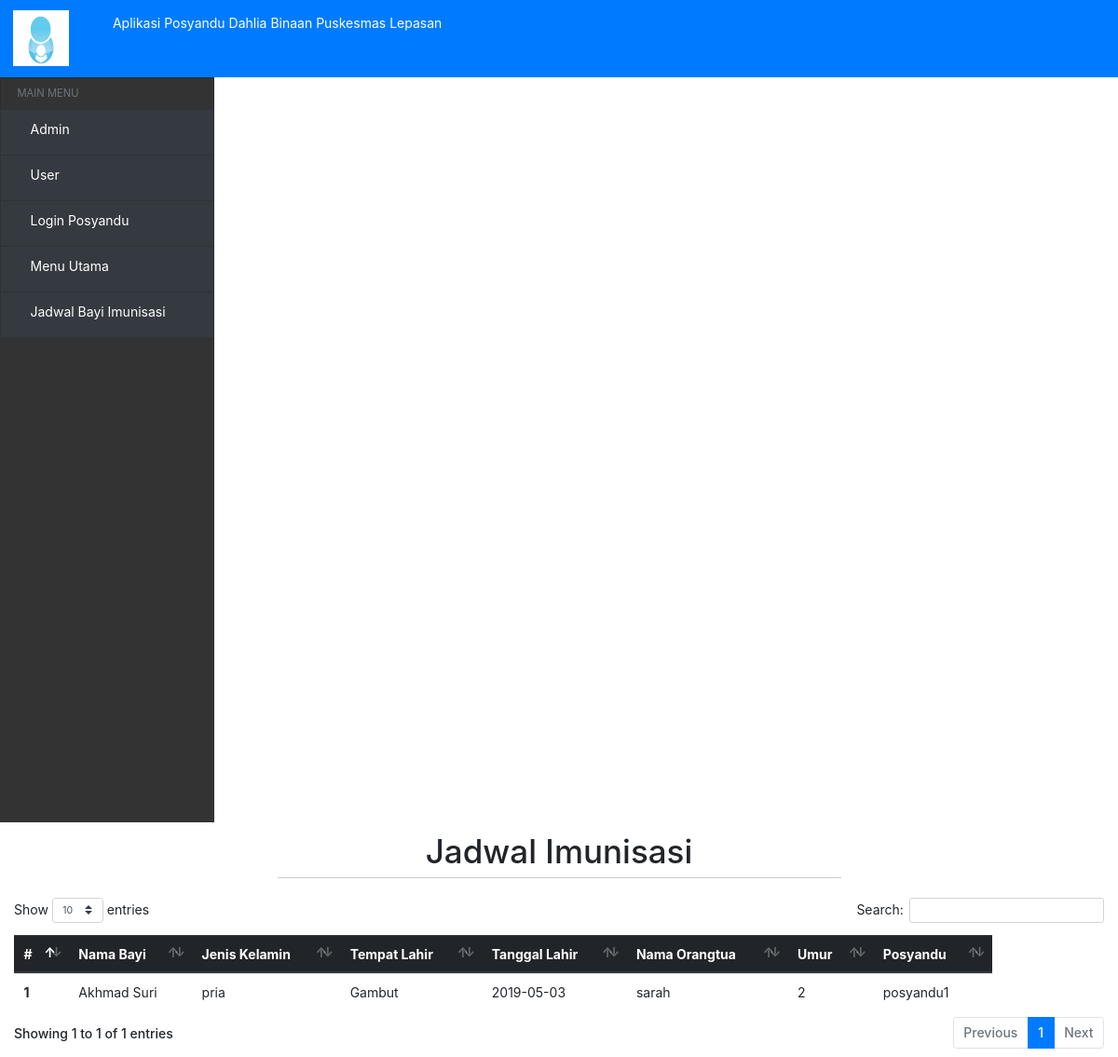
/?view=jadwal-bayi-imunisasi, run on the app's committed database.
### tables this page shows
CREATE TABLE `bayi` (
  `Kode_bayi` varchar(10) NOT NULL,
  `Nama_bayi` varchar(30) NOT NULL,
  `Jekel` varchar(10) NOT NULL,
  `Tempat_lahir` varchar(20) NOT NULL,
  `Tanggal_lahir` date NOT NULL,
  `Nama_ortu` varchar(30) NOT NULL,
  `Umur_bayi` int(10) NOT NULL,
  `Agama` varchar(20) NOT NULL,
  `No_hp` varchar(15) NOT NULL,
  `Alamat` varchar(50) NOT NULL,
  `posyandu` varchar(100) NOT NULL
);

### models/admin.php (called while the page is built, shortened)
<?php
class Admin
{
  private $mysqli;
  function __construct($mysqli)
  {
    $this->mysqli = $mysqli;
  }
public function showBayi(){
  $db = $this->mysqli->conn;
  $sql = "SELECT * FROM bayi";
  $query = $db->query($sql);
  return $query;
}
public function jadwal_bayi_imunisasi($tgl_lahir){
  $birthDate = date("Y-m-d", strtotime($tgl_lahir));
  $tgl_now = date("Y-m-d");
  $birthday = new DateTime($birthDate);
  $diff = $birthday->diff(new DateTime($tgl_now));
  $umurbayi = $diff->format('%m') + 12 * $diff->format('%y');
  $db = $this->mysqli->conn;
  $sql = "SELECT * FROM jadwal_imunisasi WHERE Umur='$umurbayi'";
  $query = $db->query($sql);
  $a = $query->fetch_object();
  return $a;
}
}
?>

### view/jadwal-bayi-imunisasi.php (the view, shortened to what this page needs)
<div class="header-hal">
    <h1>Jadwal Imunisasi</h1>
    <hr>
</div>
<div class="table-responsive" >
<table class="table " id="table" width="1050">
  <thead class="thead-dark">
    <tr>
      <th scope="col">#</th>
      <th scope="col">Nama Bayi</th>
      <th scope="col">Jenis Kelamin</th>
      <th scope="col">Tempat Lahir</th>
      <th scope="col">Tanggal Lahir</th>
      <th scope="col">Nama Orangtua</th>
      <th scope="col">Umur</th>
      <th scope="col">Posyandu</th>
    </tr>
  </thead>
  <tbody>
      <?php
     $data = $objAdmin->showBayi();
     $no = 1;
     while ($a = $data->fetch_object()) {
        $umur_now = $objAdmin->jadwal_bayi_imunisasi($a->Tanggal_lahir);
        if ($umur_now != null  ) {
         ?>
    <tr>
      <th scope="row"><?= $no ?></th>
      <td><?= $a->Nama_bayi; ?></td>
      <td><?= $a->Jekel; ?></td>
      <td><?= $a->Tempat_lahir; ?></td>
      <td><?= $a->Tanggal_lahir; ?></td>
      <td><?= $a->Nama_ortu; ?></td>
      <td><?= $a->Umur_bayi; ?></td>
      <td><?= $a->posyandu; ?></td>
    </tr>
    <?php
     $no++;
        }
     }
     ?>
  </tbody>
</table>
</div>

### assets/css/home.css (style rules this page uses)
.header-hal { width: 100%; text-align: center; margin-top: 10px; }
hr { height: 1px; border-top: 1px solid #ccc; margin: auto; width: 50%; padding: 10px; }
.view-buku th, td { text-align: left; padding: 8px; }

### index.php (style rules this page uses)
* { font-size: 14px; }

### data on the page
bayi: Nama_bayi "Akhmad Suri", Jekel "pria", Tempat_lahir "Gambut", Tanggal_lahir "2019-05-03", Nama_ortu "sarah", Umur_bayi "2", posyandu "posyandu1"
